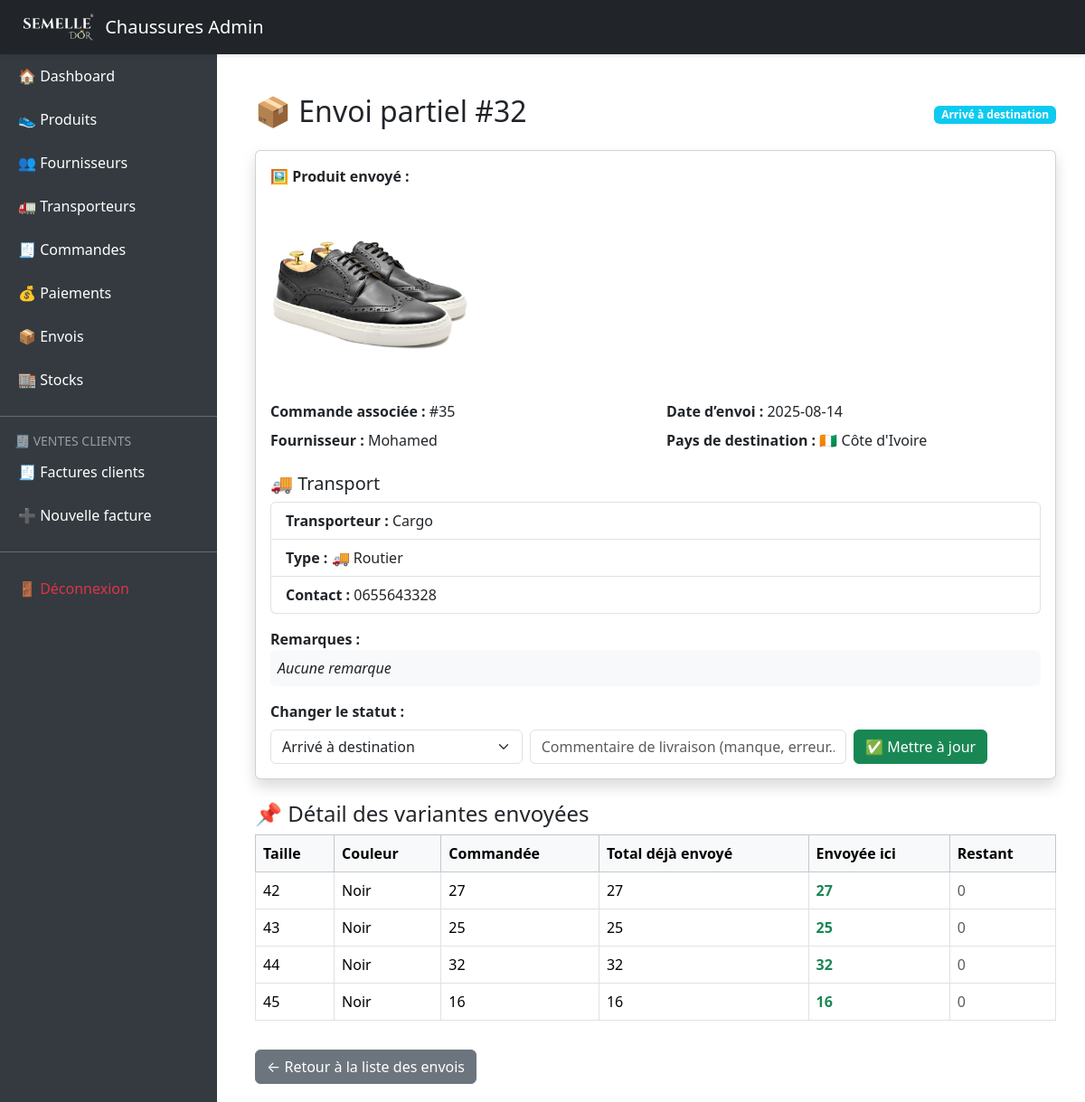
The page /index.php?route=shipments/show/32 (signed in) on the database its author committed.
### tables this page shows
CREATE TABLE `shipments` (
  `id` int(11) NOT NULL,
  `order_id` int(11) DEFAULT NULL,
  `shipment_date` date DEFAULT NULL,
  `notes` text DEFAULT NULL,
  `receipt_path` varchar(255) DEFAULT NULL,
  `status` varchar(255) DEFAULT 'En attente de confirmation',
  `delivery_comment` text DEFAULT NULL,
  `is_stock_added` tinyint(1) DEFAULT 0,
  `transport_id` int(11) DEFAULT NULL,
  `tracking_code` varchar(100) DEFAULT NULL,
  `package_weight` decimal(8,2) DEFAULT NULL,
  `transport_fee` decimal(10,2) DEFAULT NULL,
  `package_image` varchar(255) DEFAULT NULL
);

CREATE TABLE `products` (
  `id` int(11) NOT NULL,
  `name` varchar(100) DEFAULT NULL,
  `description` text DEFAULT NULL,
  `category` varchar(100) DEFAULT NULL,
  `image_path` varchar(255) DEFAULT NULL
);

CREATE TABLE `orders` (
  `id` int(11) NOT NULL,
  `supplier_id` int(11) DEFAULT NULL,
  `country_id` int(11) DEFAULT NULL,
  `order_date` date DEFAULT NULL,
  `total_quantity` int(11) NOT NULL,
  `status` enum('Initial','Validé – production en cours','Envoi partiel','Envoi complet','Livré à la destination') DEFAULT 'Initial',
  `created_at` datetime DEFAULT current_timestamp(),
  `updated_at` datetime DEFAULT current_timestamp() ON UPDATE current_timestamp(),
  `product_id` int(11) DEFAULT NULL
);

CREATE TABLE `suppliers` (
  `id` int(11) NOT NULL,
  `name` varchar(100) DEFAULT NULL,
  `contact_info` text DEFAULT NULL,
  `contact_name` varchar(100) DEFAULT NULL,
  `phone` varchar(20) DEFAULT NULL,
  `email` varchar(100) DEFAULT NULL,
  `address` text DEFAULT NULL,
  `created_at` timestamp NULL DEFAULT current_timestamp()
);

CREATE TABLE `countries` (
  `id` int(11) NOT NULL,
  `name` varchar(100) NOT NULL,
  `flag` varchar(10) DEFAULT '',
  `code` varchar(10) DEFAULT ''
);

CREATE TABLE `transports` (
  `id` int(11) NOT NULL,
  `name` varchar(255) NOT NULL,
  `transport_type` varchar(100) DEFAULT NULL,
  `contact_info` varchar(255) DEFAULT NULL,
  `created_at` datetime DEFAULT current_timestamp()
);

CREATE TABLE `shipment_items` (
  `id` int(11) NOT NULL,
  `shipment_id` int(11) DEFAULT NULL,
  `order_item_id` int(11) DEFAULT NULL,
  `quantity_sent` int(11) DEFAULT NULL
);

CREATE TABLE `variants` (
  `id` int(11) NOT NULL,
  `product_id` int(11) DEFAULT NULL,
  `size` varchar(10) DEFAULT NULL,
  `color` varchar(50) DEFAULT NULL,
  `sku` varchar(100) DEFAULT NULL
);

CREATE TABLE `order_items` (
  `id` int(11) NOT NULL,
  `order_id` int(11) DEFAULT NULL,
  `variant_id` int(11) DEFAULT NULL,
  `quantity_ordered` int(11) DEFAULT NULL,
  `unit_price` decimal(10,2) DEFAULT NULL
);

### controllers/ShipmentController.php (called while the page is built, shortened)
<?php
require_once 'models/Shipment.php';
require_once 'models/Order.php';
function showShipment($id)
{
    $shipment = Shipment::find($id);
    $order = Order::findWithSupplier($shipment['order_id']);
    $items = Shipment::getVariants($id);
    include 'views/shipments/show.php';
}

### index.php (called while the page is built, shortened)
<?php
require 'routes.php';

### models/Shipment.php (called while the page is built, shortened)
<?php
class Shipment
{
    public static function find($id)
    {
        global $pdo;
        $stmt = $pdo->prepare("
				SELECT s.*,
				       t.name AS transport_name,
				       t.transport_type,
				       t.contact_info
				FROM shipments s
				LEFT JOIN transports t ON s.transport_id = t.id
				WHERE s.id = ?
			");
        $stmt->execute([$id]);
        return $stmt->fetch(PDO::FETCH_ASSOC);
    }
    public static function getVariants($shipmentId)
    {
        global $pdo;
        $stmt = $pdo->prepare("
        SELECT
            si.order_item_id,
            si.quantity_sent,
            oi.quantity_ordered,
            v.size,
            v.color
        FROM shipment_items si
        JOIN order_items oi ON si.order_item_id = oi.id
        JOIN variants v ON oi.variant_id = v.id
        WHERE si.shipment_id = ?
    ");
        $stmt->execute([$shipmentId]);
        return $stmt->fetchAll(PDO::FETCH_ASSOC);
    }
    public static function getTotalSentForItem($orderItemId)
    {
        global $pdo;
        $stmt = $pdo->prepare("
        SELECT SUM(quantity_sent) AS total_sent
        FROM shipment_items
        WHERE order_item_id = ?
    ");
        $stmt->execute([$orderItemId]);
        $row = $stmt->fetch(PDO::FETCH_ASSOC);
        return $row['total_sent'] ?? 0;
    }
    public static function getProductImage($shipmentId)
    {
        global $pdo;
        $stmt = $pdo->prepare("
        SELECT p.image_path
        FROM shipment_items si
        JOIN order_items oi ON si.order_item_id = oi.id
        JOIN variants v ON oi.variant_id = v.id
        JOIN products p ON v.product_id = p.id
        WHERE si.shipment_id = ?
        LIMIT 1
    ");
        $stmt->execute([$shipmentId]);
        return $stmt->fetchColumn();
    }
}

### models/Order.php (called while the page is built, shortened)
<?php
class Order
{
    public static function findWithSupplier($orderId)
    {
        global $pdo;
        $stmt = $pdo->prepare("
            SELECT o.*, s.name AS supplier_name, c.name AS destination_country, c.flag
            FROM orders o
            JOIN suppliers s ON o.supplier_id = s.id
            JOIN countries c ON o.country_id = c.id
            WHERE o.id = ?
        ");
        $stmt->execute([$orderId]);
        return $stmt->fetch(PDO::FETCH_ASSOC);
    }
}

### views/shipments/show.php (the view, shortened to what this page needs)
<?php
include 'views/layout/header.php';
$flags = [
    "Guinée" => "🇬🇳",
    "Côte d'Ivoire" => "🇨🇮",
    "Mali" => "🇲🇱"
];
$flag = $flags[$order['destination_country']] ?? '';
$statusOptions = [
    'En attente de validation',
    'Validé',
    'En préparation',
    'Expédié',
    'En transit',
    'Arrivé à destination',
    'Livré à la destination',
    'En livraison locale',
    'Livré partiellement',
    'Reçu',
    'Retourné au fournisseur',
    'Annulé'
];
$statusColorClass = [
    'En attente de validation' => 'secondary',
    'Validé' => 'primary',
    'En préparation' => 'info',
    'Expédié' => 'warning',
    'En transit' => 'dark',
    'Arrivé à destination' => 'info',
    'Livré à la destination' => 'success',
    'En livraison locale' => 'primary',
    'Livré partiellement' => 'info',
    'Reçu' => 'success',
    'Retourné au fournisseur' => 'danger',
    'Annulé' => 'danger',
];
?>
<div class="container mt-4">
    <div class="d-flex justify-content-between align-items-center mb-3">
        <h2>📦 Envoi partiel #<?= $shipment['id'] ?></h2>
        <span class="badge bg-<?= $statusColorClass[$shipment['status']] ?? 'secondary' ?>">
            <?= htmlspecialchars($shipment['status']) ?>
        </span>
    </div>
    <div class="card mb-4 shadow">
        <div class="card-body">
            <?php $productImage = Shipment::getProductImage($shipment['id']); ?>
            <?php if ($productImage): ?>
                <div class="mb-3">
                    <strong>🖼️ Produit envoyé :</strong><br>
                    <img src="<?= htmlspecialchars($productImage) ?>" alt="Produit envoyé" style="height: 220px; border-radius: 8px;">
                </div>
            <?php endif; ?>
            <div class="row mb-2">
                <div class="col-md-6"><strong>Commande associée :</strong> #<?= $shipment['order_id'] ?></div>
                <div class="col-md-6"><strong>Date d’envoi :</strong> <?= htmlspecialchars($shipment['shipment_date']) ?></div>
            </div>
            <div class="row mb-2">
                <div class="col-md-6"><strong>Fournisseur :</strong> <?= htmlspecialchars($order['supplier_name']) ?></div>
                <div class="col-md-6"><strong>Pays de destination :</strong> <?= $flag ?> <?= htmlspecialchars($order['destination_country']) ?></div>
            </div>
            <?php if (!empty($shipment['transport_name'])): ?>
                <h5 class="mt-4">🚚 Transport</h5>
                <ul class="list-group mb-3">
                    <li class="list-group-item"><strong>Transporteur :</strong> <?= htmlspecialchars($shipment['transport_name']) ?></li>
                    <li class="list-group-item"><strong>Type :</strong> <?= htmlspecialchars($shipment['transport_type']) ?></li>
                    <li class="list-group-item"><strong>Contact :</strong> <?= htmlspecialchars($shipment['contact_info']) ?></li>
                </ul>
            <?php endif; ?>
            <div class="mb-3">
                <strong>Remarques :</strong><br>
                <div class="bg-light p-2 rounded"><?= nl2br(htmlspecialchars($shipment['notes'])) ?: "<em>Aucune remarque</em>" ?></div>
            </div>
            <form method="POST" action="?route=shipments/update_status/<?= $shipment['id'] ?>" class="mt-3" id="status-form">
                <label for="status" class="form-label"><strong>Changer le statut :</strong></label>
                <div class="row g-2 align-items-center">
                    <div class="col-md-4">
                        <select name="status" id="status" class="form-select" required onchange="toggleCommentField()">
                            <?php foreach ($statusOptions as $s): ?>
                                <option value="<?= $s ?>" <?= $shipment['status'] === $s ? 'selected' : '' ?>>
                                    <?= $s ?>
                                </option>
                            <?php endforeach; ?>
                        </select>
                    </div>
                    <div class="col-md-5" id="commentField" style="display: none;">
                        <input type="text" name="delivery_comment" class="form-control" placeholder="Commentaire de livraison (manque, erreur...)">
                    </div>
                    <div class="col-md-3">
                        <button type="submit" class="btn btn-success">✅ Mettre à jour</button>
                    </div>
                </div>
            </form>
        </div>
    </div>
    <h4>📌 Détail des variantes envoyées</h4>
    <?php if (empty($items)): ?>
        <div class="alert alert-warning">Aucune variante envoyée dans cet envoi.</div>
    <?php else: ?>
        <table class="table table-bordered table-hover align-middle">
            <thead class="table-light">
                <tr>
                    <th>Taille</th>
                    <th>Couleur</th>
                    <th>Commandée</th>
                    <th>Total déjà envoyé</th>
                    <th>Envoyée ici</th>
                    <th>Restant</th>
                </tr>
            </thead>
            <tbody>
                <?php foreach ($items as $item): ?>
                    <?php
                        $alreadySent = Shipment::getTotalSentForItem($item['order_item_id']);
                    $rest = $item['quantity_ordered'] - $alreadySent;
                    ?>
                    <tr>
                        <td><?= htmlspecialchars($item['size']) ?></td>
                        <td><?= htmlspecialchars($item['color']) ?></td>
                        <td><?= $item['quantity_ordered'] ?></td>
                        <td><?= $alreadySent ?></td>
                        <td class="fw-bold text-success"><?= $item['quantity_sent'] ?></td>
                        <td class="<?= $rest > 0 ? 'text-danger' : 'text-muted' ?>"><?= $rest ?></td>
                    </tr>
                <?php endforeach; ?>
            </tbody>
        </table>
    <?php endif; ?>
    <a href="?route=shipments" class="btn btn-secondary mt-3">← Retour à la liste des envois</a>
</div>
<?php include 'views/layout/footer.php'; ?>

### routes.php (shortened to what this page needs)
<?php
$route = $_GET['route'] ?? '';
$parts = explode('/', $route);
$resource = $parts[0] ?? '';
$action = $parts[1] ?? null;
require_once 'controllers/ShipmentController.php';
require_once 'controllers/TransportController.php';
switch ($resource) {
    case 'shipments':
        switch ($action) {
            case 'show': showShipment($id);
                break;
        }
        break;
}

### views/layout/header.php (shortened to what this page needs)
<!DOCTYPE html>
<html lang="fr">
<head>
  <link href="https://cdn.jsdelivr.net/npm/bootstrap@5.3.3/dist/css/bootstrap.min.css" rel="stylesheet">
  <link href="https://cdn.jsdelivr.net/npm/bootstrap-icons@1.10.5/font/bootstrap-icons.css" rel="stylesheet">
</head>
<body>
  <div class="navbar-top">
    <h5 class="m-0 d-flex align-items-center">
      <img src="public/logo.png" alt="Logo" style="height: 30px; margin-right: 10px;">
      Chaussures Admin
    </h5>
  </div>
<div class="sidebar" id="sidebar">
    <a href="?route=dashboard">🏠 Dashboard</a>
    <a href="?route=products">👟 Produits</a>
    <a href="?route=suppliers">👥 Fournisseurs</a>
    <a href="?route=transports">🚛 Transporteurs</a>
    <a href="?route=orders">🧾 Commandes</a>
    <a href="?route=payments">💰 Paiements</a>
    <a href="?route=shipments">📦 Envois</a>
    <a href="?route=stocks">🏬 Stocks</a>
    <hr class="bg-light">
    <div class="text-uppercase text-white-50 px-3 small">🧾 Ventes clients</div>
    <a href="?route=client_sales">🧾 Factures clients</a>
    <a href="?route=select_country">➕ Nouvelle facture</a>
    <hr class="bg-light">
    <a href="?route=logout" class="text-danger">🚪 Déconnexion</a>
</div>
  <div class="content">

### views/layout/footer.php (shortened to what this page needs)
</div>
</body>
</html>

### views/layout/header.php (style rules this page uses)
body { min-height: 100vh; display: flex; }
.navbar-top { height: 60px; width: 100%; background-color: #212529; color: white; position: fixed; top: 0; left: 0; z-index: 1030; display: flex; align-items: center; justify-content: space-between; padding: 0 20px; box-shadow: 0 2px 4px rgba(0,0,0,0.1); }
.sidebar { width: 240px; background-color: #343a40; color: white; flex-shrink: 0; padding-top: 60px; transition: transform 0.3s ease-in-out; }
.sidebar a { color: white; text-decoration: none; display: block; padding: 12px 20px; }
.content { flex-grow: 1; padding: 20px; margin-left: 10px; padding-top: 80px; transition: margin-left 0.3s ease-in-out; }

### rows shown on the page
shipments: id "32", status "Arrivé à destination", id.image_path (picture), order "35", shipment_date "2025-08-14", transport.name "Cargo", transport.transport_type "🚚 Routier", transport.contact_info "0655643328", notes "Aucune remarque"
orders: supplier.name "Mohamed", country.name "🇨🇮", country.name "Côte d'Ivoire"
shipment_items: variants.size "42", variants.color "Noir", order_item.quantity_ordered "27", alreadySent "27", quantity_sent "27", rest "0"
shipment_items: variants.size "43", variants.color "Noir", order_item.quantity_ordered "25", alreadySent "25", quantity_sent "25", rest "0"
shipment_items: variants.size "44", variants.color "Noir", order_item.quantity_ordered "32", alreadySent "32", quantity_sent "32", rest "0"
shipment_items: variants.size "45", variants.color "Noir", order_item.quantity_ordered "16", alreadySent "16", quantity_sent "16", rest "0"
